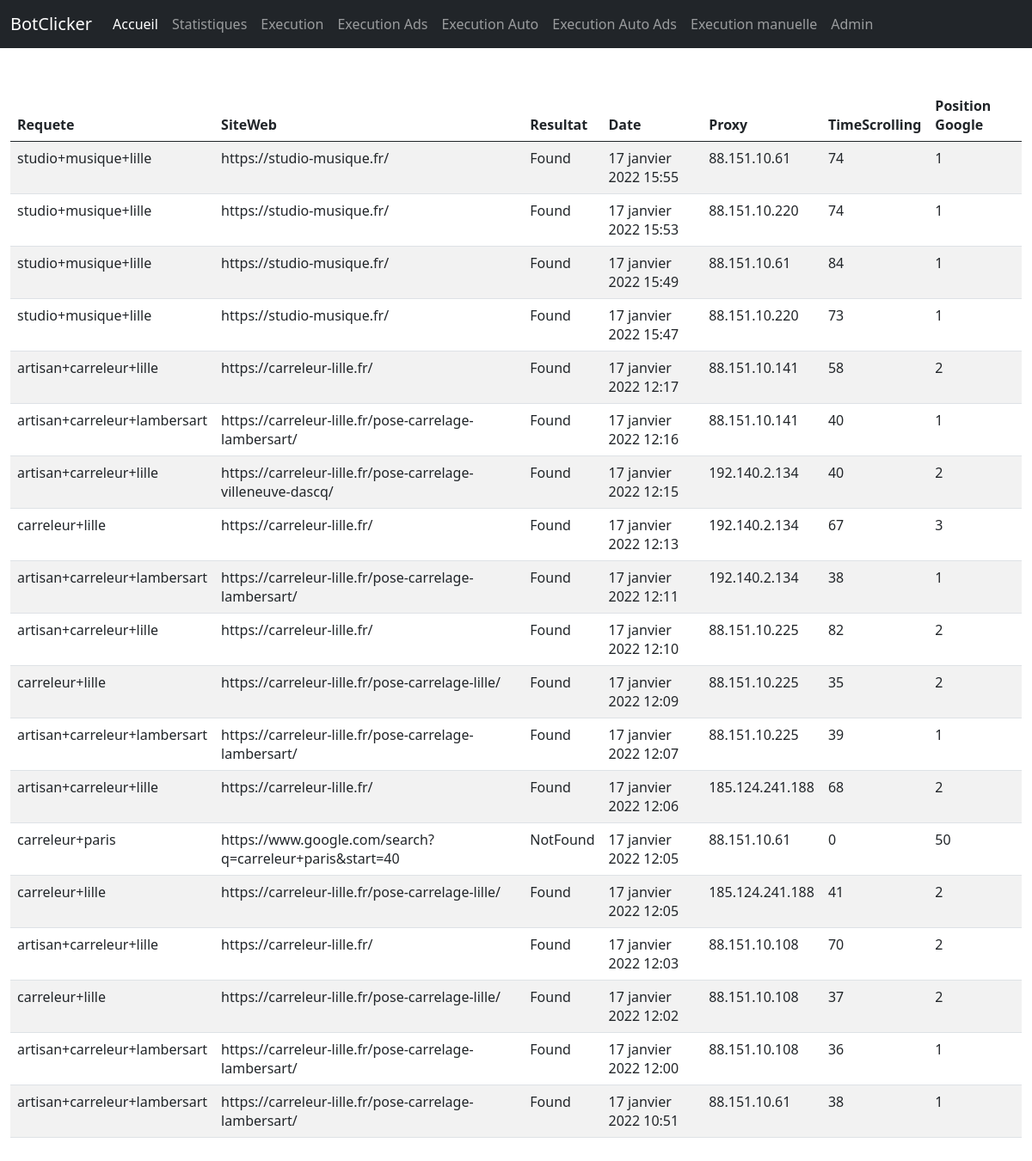
The page /stat/ (signed in) on the database as committed earlier.
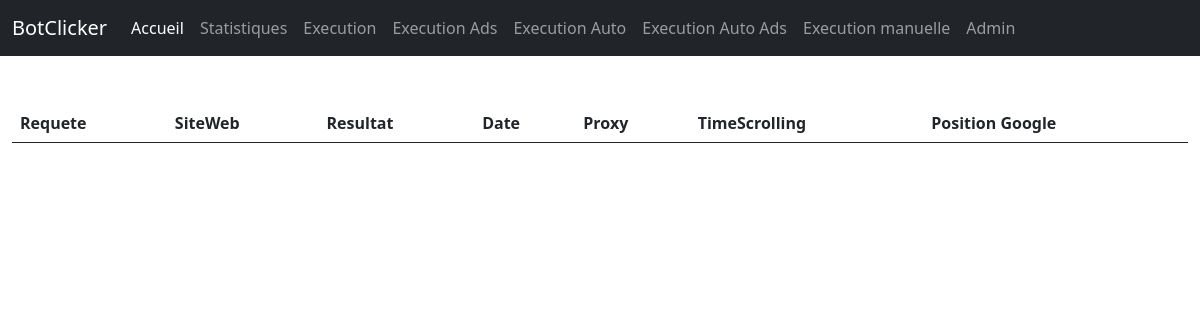
The same page on the database as committed later.
### bo/models/aclicker.py (models this page shows, shortened)
class Aclicker(models.Model):
    requete = models.ForeignKey(Requete, null=True, on_delete=models.SET_NULL)
    siteweb = models.ForeignKey(SiteWeb, null=True, on_delete=models.SET_NULL)
    resultat = models.CharField(max_length=50)
    date_heure = models.DateTimeField(default=timezone.now)
    proxy = models.CharField(max_length=100)
    timescrolling = models.IntegerField()
    positition_page = models.IntegerField()
    class Meta:
        verbose_name_plural = "Actions"
        verbose_name = "Action"

### bo/models/requete.py (models this page shows)
class Requete(models.Model):
    libelle = models.CharField(max_length=80)
    def __str__(self):
        return self.libelle

### bo/models/siteweb.py (models this page shows)
class SiteWeb(models.Model):
    url = models.TextField()
    requetes = models.ManyToManyField(Requete, blank=True, through="Aclicker")
    def __str__(self):
        return self.url
    class Meta:
        verbose_name_plural = "URL cliquées"
        verbose_name = "URL cliquée"

### gui/views/stat.py (the view)
# urls.py: path("stat/", login_required(StatistiqueView.as_view()), name="stat"),
class StatistiqueView(View):
    http_method_names = ["get", "post", "patch"]
    def get(self, request, *args, **kwargs):
        AclickerObjects = Aclicker.objects.all().order_by("-date_heure")
        return render(request, "gui/admin_temp.html", { "aclicker_list": AclickerObjects})

### gui/templates/gui/admin_temp.html (shortened to what this page needs)
{% extends "gui/base.html" %}
{% load static %}
{% block content %}
<div class="container-fluid ml-3 mr-3">
    <div class="row mt-5 table-responsive ">
        <form>
            <table class="table table-striped table-hover">
                <thead>
                    <tr>
                        <th>Requete</th>
                        <th>SiteWeb</th>
                        <th>Resultat</th>
                        <th>Date</th>
                        <th>Proxy</th>
                        <th>TimeScrolling</th>
                        <th>Position Google</th>
                    </tr>
                </thead>
                <tbody id="tableBody">
                    {% for aclicker in aclicker_list %}
                    <tr>
                        <td>{{aclicker.requete}}</td>
                        <td>{{aclicker.siteweb}}</td>
                        <td>{{aclicker.resultat}}</td>
                        <td>{{aclicker.date_heure}}</td>
                        <td>{{aclicker.proxy}} </td>
                        <td>{{aclicker.timescrolling}}</td>
                        <td>{{aclicker.positition_page}}</td>
                    </tr>
                    {% endfor %}
                </tbody>
            </table>
        </form>
    </div>
</div>
{% endblock %}

### gui/templates/gui/base.html (shortened to what this page needs)
{% load static %}
<html>
    <head>
        <link href="{% static 'css/bootstrap.min.css'%}" rel="stylesheet" type="text/css">
    </head>
    <body>
    <nav class="navbar navbar-expand-lg navbar-dark bg-dark">
          <div class="container-fluid">
            <a class="navbar-brand" href="#">BotClicker</a>
            <div class="collapse navbar-collapse" id="navbarNavAltMarkup">
              <div class="navbar-nav">
                <a class="nav-link active" aria-current="page" href="/">Accueil</a>
                <a class="nav-link" href="/stat">Statistiques</a>
                <a class="nav-link" href="/execution/">Execution</a>
                <a class="nav-link" href="/execution-ads/">Execution Ads</a>
                <a class="nav-link" href="/execution-auto/">Execution Auto</a>
                <a class="nav-link" href="/execution-auto-ads/">Execution Auto Ads</a>
                <a class="nav-link" href="/manual/">Execution manuelle</a>
                <a class="nav-link" href="/admin/">Admin</a>
              </div>
            </div>
          </div>
    </nav>
        {% block content %}
        {% endblock %}
    </body>
</html>

Rows that differ between the two databases and show on the page:
removed Aclicker: requete "studio+musique+lille", siteweb "https://studio-musique.fr/", resultat "Found", date_heure "17 janvier 2022 15:55", proxy "88.151.10.61", timescrolling "74", positition_page "1"
removed Aclicker: requete "studio+musique+lille", siteweb "https://studio-musique.fr/", resultat "Found", date_heure "17 janvier 2022 15:53", proxy "88.151.10.220", timescrolling "74", positition_page "1"
removed Aclicker: requete "studio+musique+lille", siteweb "https://studio-musique.fr/", resultat "Found", date_heure "17 janvier 2022 15:49", proxy "88.151.10.61", timescrolling "84", positition_page "1"
removed Aclicker: requete "studio+musique+lille", siteweb "https://studio-musique.fr/", resultat "Found", date_heure "17 janvier 2022 15:47", proxy "88.151.10.220", timescrolling "73", positition_page "1"
removed Aclicker: requete "artisan+carreleur+lille", siteweb "https://carreleur-lille.fr/", resultat "Found", date_heure "17 janvier 2022 12:17", proxy "88.151.10.141", timescrolling "58", positition_page "2"
removed Aclicker: requete "artisan+carreleur+lambersart", siteweb "https://carreleur-lille.fr/pose-carrelage-lambersart/", resultat "Found", date_heure "17 janvier 2022 12:16", proxy "88.151.10.141", timescrolling "40", positition_page "1"
removed Aclicker: requete "artisan+carreleur+lille", siteweb "https://carreleur-lille.fr/pose-carrelage-villeneuve-dascq/", resultat "Found", date_heure "17 janvier 2022 12:15", proxy "192.140.2.134", timescrolling "40", positition_page "2"
removed Aclicker: requete "carreleur+lille", siteweb "https://carreleur-lille.fr/", resultat "Found", date_heure "17 janvier 2022 12:13", proxy "192.140.2.134", timescrolling "67", positition_page "3"
removed Aclicker: requete "artisan+carreleur+lambersart", siteweb "https://carreleur-lille.fr/pose-carrelage-lambersart/", resultat "Found", date_heure "17 janvier 2022 12:11", proxy "192.140.2.134", timescrolling "38", positition_page "1"
removed Aclicker: requete "artisan+carreleur+lille", siteweb "https://carreleur-lille.fr/", resultat "Found", date_heure "17 janvier 2022 12:10", proxy "88.151.10.225", timescrolling "82", positition_page "2"
removed Aclicker: requete "carreleur+lille", siteweb "https://carreleur-lille.fr/pose-carrelage-lille/", resultat "Found", date_heure "17 janvier 2022 12:09", proxy "88.151.10.225", timescrolling "35", positition_page "2"
removed Aclicker: requete "artisan+carreleur+lambersart", siteweb "https://carreleur-lille.fr/pose-carrelage-lambersart/", resultat "Found", date_heure "17 janvier 2022 12:07", proxy "88.151.10.225", timescrolling "39", positition_page "1"
removed Aclicker: requete "artisan+carreleur+lille", siteweb "https://carreleur-lille.fr/", resultat "Found", date_heure "17 janvier 2022 12:06", proxy "185.124.241.188", timescrolling "68", positition_page "2"
removed Aclicker: requete "carreleur+paris", siteweb "https://www.google.com/search?q=carreleur+paris&start=40", resultat "NotFound", date_heure "17 janvier 2022 12:05", proxy "88.151.10.61", timescrolling "0", positition_page "50"
removed Aclicker: requete "carreleur+lille", siteweb "https://carreleur-lille.fr/pose-carrelage-lille/", resultat "Found", date_heure "17 janvier 2022 12:05", proxy "185.124.241.188", timescrolling "41", positition_page "2"
removed Aclicker: requete "artisan+carreleur+lille", siteweb "https://carreleur-lille.fr/", resultat "Found", date_heure "17 janvier 2022 12:03", proxy "88.151.10.108", timescrolling "70", positition_page "2"
removed Aclicker: requete "carreleur+lille", siteweb "https://carreleur-lille.fr/pose-carrelage-lille/", resultat "Found", date_heure "17 janvier 2022 12:02", proxy "88.151.10.108", timescrolling "37", positition_page "2"
removed Aclicker: requete "artisan+carreleur+lambersart", siteweb "https://carreleur-lille.fr/pose-carrelage-lambersart/", resultat "Found", date_heure "17 janvier 2022 12:00", proxy "88.151.10.108", timescrolling "36", positition_page "1"
removed Aclicker: requete "artisan+carreleur+lambersart", siteweb "https://carreleur-lille.fr/pose-carrelage-lambersart/", resultat "Found", date_heure "17 janvier 2022 10:51", proxy "88.151.10.61", timescrolling "38", positition_page "1"
